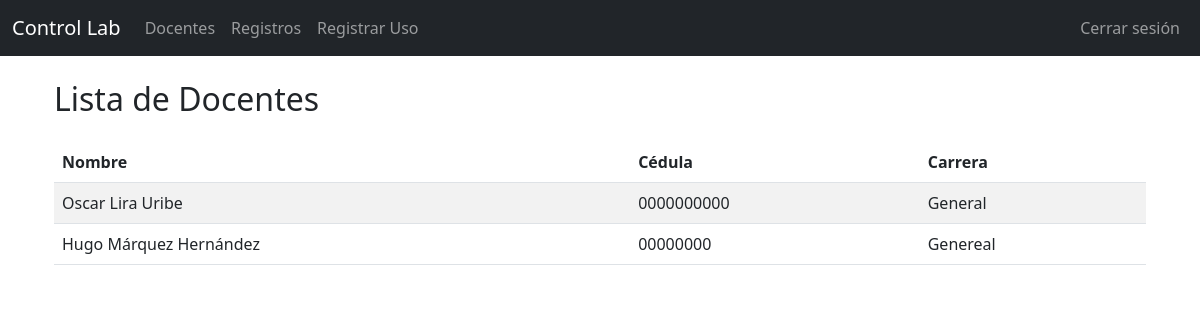
Page /docentes/ on the earlier database version.
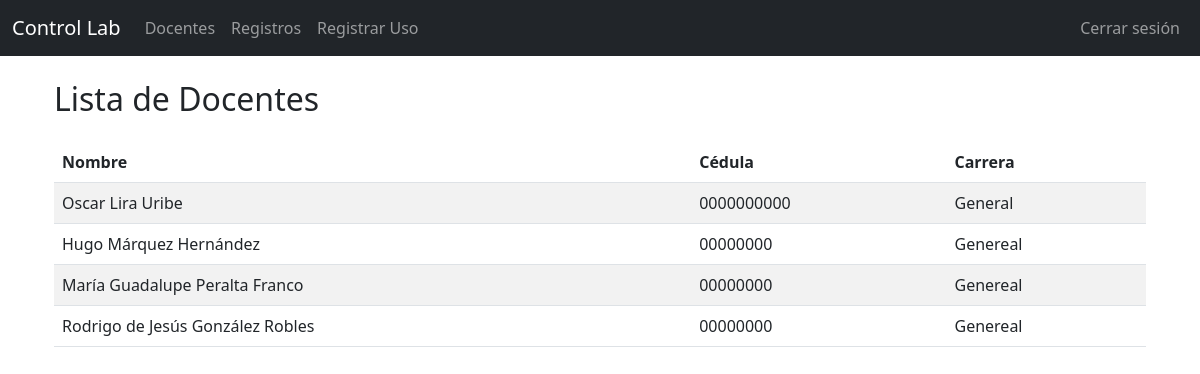
Same page on the later database version.
### registros/models.py (models this page shows, shortened)
class Docente(models.Model):
    nombre = models.CharField(max_length=100)
    cedula = models.CharField(max_length=10)
    carrera = models.CharField(max_length=100)

### registros/views.py (the view)
# urls.py: path('docentes/', views.lista_docentes, name='lista_docentes'),
def lista_docentes(request):
    docentes = Docente.objects.all()
    return render(request, 'registros/lista_docentes.html', {'docentes': docentes})

### registros/templates/registros/lista_docentes.html (shortened to what this page needs)
{% extends 'base.html' %}
{% block content %}
<div class="container mt-4">
    <h2 class="mb-4">Lista de Docentes</h2>
    <table class="table table-striped">
        <thead>
            <tr>
                <th>Nombre</th>
                <th>Cédula</th>
                <th>Carrera</th>
            </tr>
        </thead>
        <tbody>
            {% for docente in docentes %}
            <tr>
                <td>{{ docente.nombre }}</td>
                <td>{{ docente.cedula }}</td>
                <td>{{ docente.carrera }}</td>
            </tr>
            {% empty %}
            <tr>
                <td colspan="3">No hay docentes registrados.</td>
            </tr>
            {% endfor %}
        </tbody>
    </table>
</div>
{% endblock %}

Differences in the rows shown:
added Docente: nombre "María Guadalupe Peralta Franco", cedula "00000000", carrera "Genereal"
added Docente: nombre "Rodrigo de Jesús González Robles", cedula "00000000", carrera "Genereal"
